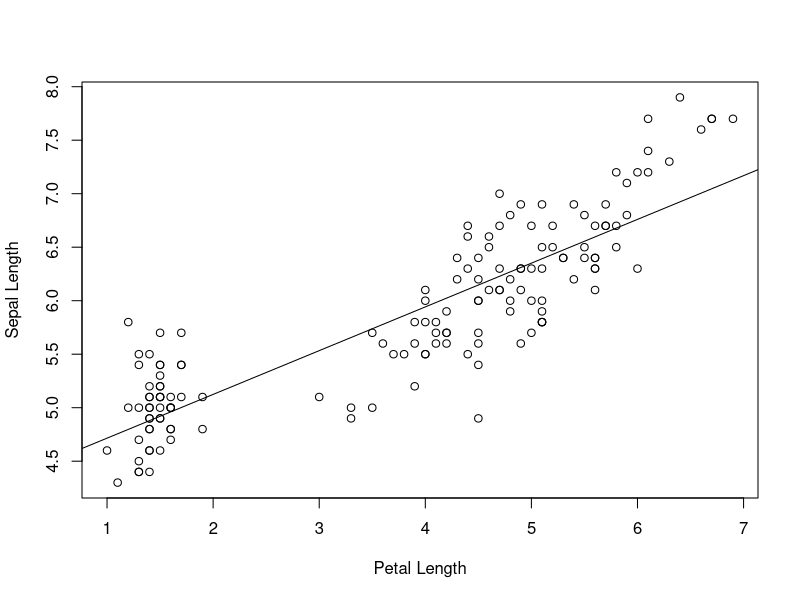

The R source for this figure:
## ---- chunk 1
print("Hello world !")
## ---- chunk 2
data(iris) # load the freely accessible dataset named "iris"
summary(iris) # display a simple statistical summary of this dataset
model = lm(iris$Sepal.Length ~ iris$Petal.Length)
# create a linear model trying to explain the sepal length by the petal length

plot(x = iris$Petal.Length,
  y = iris$Sepal.Length, 
  xlab = "Petal Length",
  ylab = "Sepal Length") # plot those two variables
abline(model) # draw the linear regression line on the plot
